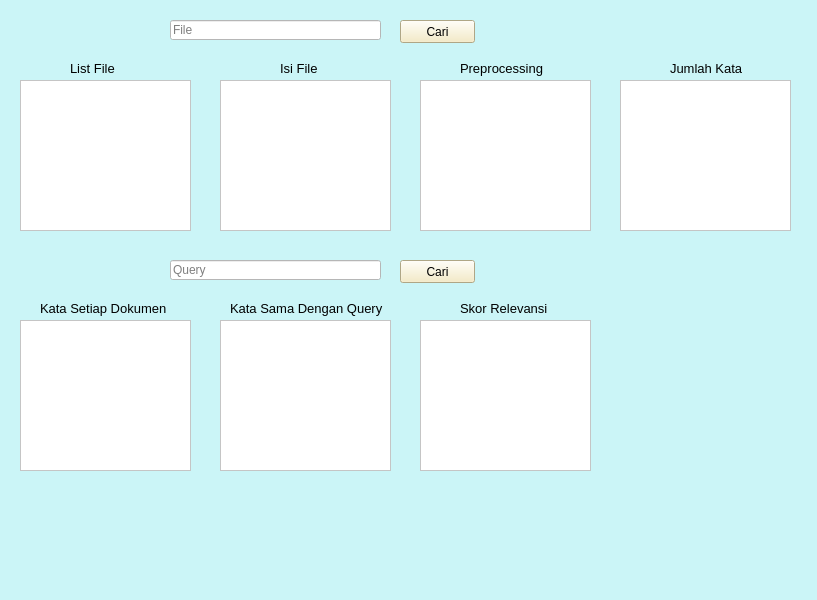
<?xml version="1.0" encoding="UTF-8"?>
<ui version="4.0">
 <class>MainWindow</class>
 <widget class="QMainWindow" name="MainWindow">
  <property name="geometry">
   <rect>
    <x>0</x>
    <y>0</y>
    <width>817</width>
    <height>600</height>
   </rect>
  </property>
  <property name="windowTitle">
   <string>MainWindow</string>
  </property>
  <property name="styleSheet">
   <string notr="true">QWidget{
	background : #cbf5f7;
}

QTextBrowser{
	background : white;
}

QLineEdit{
	background : white;
}

QPushButton{
	background : #f5e9bc;
}</string>
  </property>
  <widget class="QWidget" name="centralwidget">
   <widget class="QLineEdit" name="lineEdit">
    <property name="geometry">
     <rect>
      <x>170</x>
      <y>20</y>
      <width>211</width>
      <height>20</height>
     </rect>
    </property>
    <property name="placeholderText">
     <string>File</string>
    </property>
   </widget>
   <widget class="QPushButton" name="pushButton">
    <property name="geometry">
     <rect>
      <x>400</x>
      <y>20</y>
      <width>75</width>
      <height>23</height>
     </rect>
    </property>
    <property name="text">
     <string>Cari</string>
    </property>
   </widget>
   <widget class="QTextBrowser" name="textBrowser">
    <property name="geometry">
     <rect>
      <x>20</x>
      <y>80</y>
      <width>171</width>
      <height>151</height>
     </rect>
    </property>
   </widget>
   <widget class="QTextBrowser" name="textBrowser_2">
    <property name="geometry">
     <rect>
      <x>220</x>
      <y>80</y>
      <width>171</width>
      <height>151</height>
     </rect>
    </property>
   </widget>
   <widget class="QLabel" name="label">
    <property name="geometry">
     <rect>
      <x>70</x>
      <y>60</y>
      <width>51</width>
      <height>16</height>
     </rect>
    </property>
    <property name="font">
     <font>
      <family>Microsoft YaHei UI</family>
      <pointsize>10</pointsize>
     </font>
    </property>
    <property name="text">
     <string>List File</string>
    </property>
   </widget>
   <widget class="QTextBrowser" name="textBrowser_3">
    <property name="geometry">
     <rect>
      <x>420</x>
      <y>80</y>
      <width>171</width>
      <height>151</height>
     </rect>
    </property>
   </widget>
   <widget class="QLabel" name="label_2">
    <property name="geometry">
     <rect>
      <x>280</x>
      <y>60</y>
      <width>51</width>
      <height>16</height>
     </rect>
    </property>
    <property name="font">
     <font>
      <family>Microsoft YaHei UI</family>
      <pointsize>10</pointsize>
     </font>
    </property>
    <property name="text">
     <string>Isi File</string>
    </property>
   </widget>
   <widget class="QLabel" name="label_3">
    <property name="geometry">
     <rect>
      <x>460</x>
      <y>60</y>
      <width>101</width>
      <height>16</height>
     </rect>
    </property>
    <property name="font">
     <font>
      <family>Microsoft YaHei UI</family>
      <pointsize>10</pointsize>
     </font>
    </property>
    <property name="text">
     <string>Preprocessing</string>
    </property>
   </widget>
   <widget class="QTextBrowser" name="textBrowser_4">
    <property name="geometry">
     <rect>
      <x>620</x>
      <y>80</y>
      <width>171</width>
      <height>151</height>
     </rect>
    </property>
   </widget>
   <widget class="QLabel" name="label_4">
    <property name="geometry">
     <rect>
      <x>670</x>
      <y>60</y>
      <width>91</width>
      <height>16</height>
     </rect>
    </property>
    <property name="font">
     <font>
      <family>Microsoft YaHei UI</family>
      <pointsize>10</pointsize>
     </font>
    </property>
    <property name="text">
     <string>Jumlah Kata</string>
    </property>
   </widget>
   <widget class="QLineEdit" name="lineEdit_2">
    <property name="geometry">
     <rect>
      <x>170</x>
      <y>260</y>
      <width>211</width>
      <height>20</height>
     </rect>
    </property>
    <property name="placeholderText">
     <string>Query</string>
    </property>
   </widget>
   <widget class="QPushButton" name="pushButton_2">
    <property name="geometry">
     <rect>
      <x>400</x>
      <y>260</y>
      <width>75</width>
      <height>23</height>
     </rect>
    </property>
    <property name="text">
     <string>Cari</string>
    </property>
   </widget>
   <widget class="QTextBrowser" name="textBrowser_5">
    <property name="geometry">
     <rect>
      <x>20</x>
      <y>320</y>
      <width>171</width>
      <height>151</height>
     </rect>
    </property>
   </widget>
   <widget class="QLabel" name="label_5">
    <property name="geometry">
     <rect>
      <x>40</x>
      <y>300</y>
      <width>141</width>
      <height>16</height>
     </rect>
    </property>
    <property name="font">
     <font>
      <family>Microsoft YaHei UI</family>
      <pointsize>10</pointsize>
     </font>
    </property>
    <property name="text">
     <string>Kata Setiap Dokumen</string>
    </property>
   </widget>
   <widget class="QTextBrowser" name="textBrowser_6">
    <property name="geometry">
     <rect>
      <x>420</x>
      <y>320</y>
      <width>171</width>
      <height>151</height>
     </rect>
    </property>
   </widget>
   <widget class="QLabel" name="label_6">
    <property name="geometry">
     <rect>
      <x>460</x>
      <y>300</y>
      <width>101</width>
      <height>16</height>
     </rect>
    </property>
    <property name="font">
     <font>
      <family>Microsoft YaHei UI</family>
      <pointsize>10</pointsize>
     </font>
    </property>
    <property name="text">
     <string>Skor Relevansi</string>
    </property>
   </widget>
   <widget class="QTextBrowser" name="textBrowser_7">
    <property name="geometry">
     <rect>
      <x>220</x>
      <y>320</y>
      <width>171</width>
      <height>151</height>
     </rect>
    </property>
   </widget>
   <widget class="QLabel" name="label_7">
    <property name="geometry">
     <rect>
      <x>230</x>
      <y>300</y>
      <width>171</width>
      <height>16</height>
     </rect>
    </property>
    <property name="font">
     <font>
      <family>Microsoft YaHei UI</family>
      <pointsize>10</pointsize>
     </font>
    </property>
    <property name="text">
     <string>Kata Sama Dengan Query</string>
    </property>
   </widget>
  </widget>
  <widget class="QMenuBar" name="menubar">
   <property name="geometry">
    <rect>
     <x>0</x>
     <y>0</y>
     <width>817</width>
     <height>22</height>
    </rect>
   </property>
  </widget>
  <widget class="QStatusBar" name="statusbar"/>
 </widget>
 <resources/>
 <connections/>
</ui>
